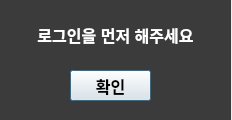
<?xml version="1.0" encoding="UTF-8"?>
<ui version="4.0">
 <class>Dialog</class>
 <widget class="QDialog" name="Dialog">
  <property name="geometry">
   <rect>
    <x>0</x>
    <y>0</y>
    <width>232</width>
    <height>120</height>
   </rect>
  </property>
  <property name="windowTitle">
   <string>Dialog</string>
  </property>
  <widget class="QLabel" name="car_bg">
   <property name="geometry">
    <rect>
     <x>0</x>
     <y>0</y>
     <width>231</width>
     <height>121</height>
    </rect>
   </property>
   <property name="styleSheet">
    <string notr="true">background-color: rgb(59, 59, 59);</string>
   </property>
   <property name="text">
    <string/>
   </property>
   <property name="alignment">
    <set>Qt::AlignCenter</set>
   </property>
  </widget>
  <widget class="QLabel" name="label">
   <property name="geometry">
    <rect>
     <x>20</x>
     <y>20</y>
     <width>191</width>
     <height>30</height>
    </rect>
   </property>
   <property name="styleSheet">
    <string notr="true">font: bold 16px;
color: white;</string>
   </property>
   <property name="text">
    <string>로그인을 먼저 해주세요</string>
   </property>
   <property name="alignment">
    <set>Qt::AlignCenter</set>
   </property>
  </widget>
  <widget class="QPushButton" name="login_ok">
   <property name="geometry">
    <rect>
     <x>70</x>
     <y>70</y>
     <width>81</width>
     <height>31</height>
    </rect>
   </property>
   <property name="styleSheet">
    <string notr="true">font: bold 16px;
color: black;</string>
   </property>
   <property name="text">
    <string>확인</string>
   </property>
  </widget>
 </widget>
 <resources/>
 <connections/>
</ui>
